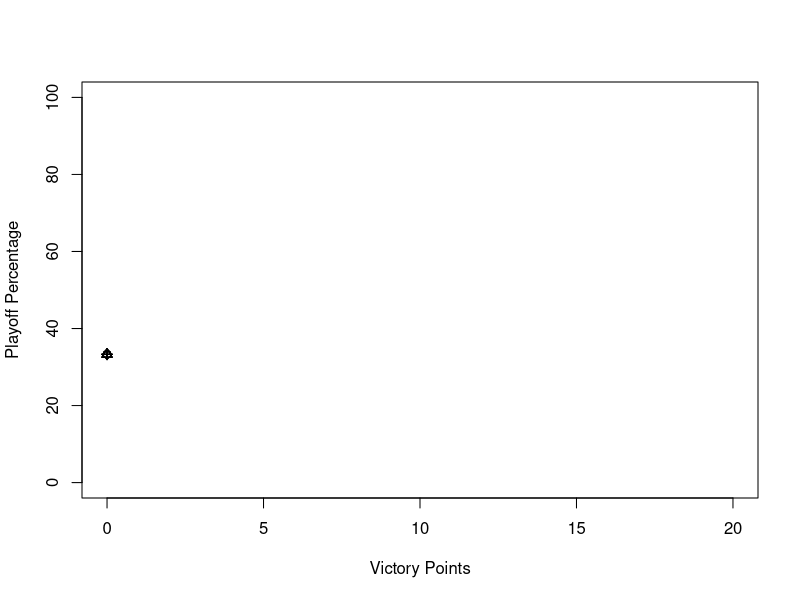

Here is the R script that generated this plot:
## ---- chunk 1
knitr::opts_chunk$set(echo = TRUE)
## ---- chunk 2
everyone=c('Campbell','Chiganos','Jung','Kane','Siordia','Wayne','Farnan','Garcia','Hartigan','Pellikan','Ray','Walsh','Culp','Deuter','Hume','Metzger','Postlethwait','Skiles')
playoff_chance=c(rep(33.3,18))
victory_points=c(0,0,0,0,0,0,0,0,0,0,0,0,0,0,0,0,0,0)
division=c(rep(1,6),rep(2,6),rep(3,6))
total=data.frame(everyone,playoff_chance,victory_points,division)
## ---- chunk 3
plot(total$victory_points,total$playoff_chance,pch=total$division,xlim=c(0,20),ylim=c(0,100),xlab='Victory Points',ylab='Playoff Percentage')
## ---- chunk 4
Batting_Stat=c('H','R','1B','2B','3B','HR','RBI','GWRBI','BB','IBB','K','SAC','SB','CS','GIDP','CYCLE','GSHR',' ',' ')
Batting_Points=c(1,3,1,2,3,4,3,3,1,1,-1,2,1,-1,-4,25,5,' ',' ')
batt=data.frame(Batting_Stat,Batting_Points)
Pitching_Stat=c('IP','H','ER','HR','BB','K','WP','B','Pickoff','QS','CG','SO','No Hitter','Perfect Game','W','L','SV','BS','Hold' )
Pitching_Points=c(3,-.5,-1.5,-2,-.5,1,-1,-1,5,12,20,35,75,100,3,-3,12,-6,10)
pitch=data.frame(Pitching_Stat,Pitching_Points)
Fielding_Stat=c('Put Out','Assist','Outfield Assist','Error','Double Play Turned',rep(' ',14))
Fielding_Points=c(.2,.5,10,-5,2,rep(' ',14))
field=data.frame(Fielding_Stat,Fielding_Points)
all=data.frame(batt,pitch,field)
## ---- chunk 5
knitr::kable(all,col.names=c('Batting Stats','Points','Pitching Stats','Points','Fielding Stats','Points'))
## ---- chunk 6
names=c('TJ Pellikan','Rapha Siordia','Charlie Ray','Anthony Walsh','Brennan Hartigan','Bobby Farnan','Maxx Wayne','Grant Culp','John Postlethwait','Alec Campbell','Alex Garcia','Alec Deuter','Jon Starr','Mike Kane','Brian Metzger','Jackson Spencer','Sam Chiganos','Eric Jung','Aidan Skiles','Joe Hume')
win_percent=round(c(12/17,12/17,13/17,12/17,11/17,11/17,9/17,8/16,8/17,8/17,8/17,7/16,6/17,4/17,3/17,3/17,rep(0,4)),2)
records=c('12-5','12-5','13-4','12-5','11-6','11-6','9-8','8-8-1','8-9','8-9','8-9','7-9-1','6-11','4-13','3-14','3-14',rep('0-0',4))
finish=c(1,2,3,4,5,6,7,8,9,10,11,12,13,14,15,16,rep(0,4))
playoff_percent=round(c(3/3,2/3,1/2,0/2,0/1,0/1,rep(0,14)),2)
playoff_record=c('3-0','2-1','1-1','0-2','0-1','0-1',rep('0-0',14))
top_4=c(1,1,1,1,rep(0,16))
champ_appear=c(1,1,rep(0,18))
champ=c(1,rep(0,19))
best_finish=c(1,2,3,4,5,6,7,8,9,10,11,12,13,14,15,16,rep(0,4))
playoff_appear=c(1,1,1,1,1,1,rep(0,14))
division_titles=c(0,0,1,rep(0,17))
awards=c(6,1,3,1,0,2,5,1,2,1,0,1,3,1,3,0,rep(0,4))
avg_pf=c(5,3,1,2,6,4,8,10,7,12,13,9,16,14,11,15,rep(0,4))
avg_pa=c(14,8,6,9,2,13,11,10,7,15,12,3,16,5,1,4,rep(0,4))
diff=c(41.6,56.9,81.5,62.5,-13.6,57.1,17.8,-12.1,11.8,-5.1,-28.8,-27.7,-42.9,-57.9,-48.2,-93,rep(0,4))
long_win=c(5,4,4,5,3,6,3,3,8,2,3,2,3,1,1,2,rep(0,4))
long_lose=c(1,1,1,2,2,3,22,9,3,3,3,4,4,7,8,rep(0,4))

history=data.frame(cbind(names,finish,best_finish,win_percent,records,playoff_percent,playoff_record,playoff_appear,top_4,champ_appear,champ,division_titles,avg_pf,avg_pa,diff,long_win,long_lose,awards))
## ---- chunk 7
knitr::kable(history,col.names=c('Owner','Average Finish','Best Finish','Win Percentage','Record','Playoff Win Percentage','Playoff Record','Playoff Appearances','Top 4 Finishes','Championship Appearances','Championships','Division Titles','Average Points For Rank','Average Points Against Rank','Average Point Differential','Longest Win Streak','Longest Lose Streak','Awards'))
## ---- chunk 8
names0=c('TJ Pellikan','Rapha Siordia','Charlie Ray','Anthony Walsh','Brennan Hartigan','Bobby Farnan','Maxx Wayne','Grant Culp','John Postlethwait','Alec Campbell','Alex Garcia','Alec Deuter','Jon Starr','Mike Kane','Brian Metzger','Jackson Spencer')
win_percent0=round(c(12/17,12/17,13/17,12/17,11/17,11/17,9/17,8/16,8/17,8/17,8/17,7/16,6/17,4/17,3/17,3/17),2)
records0=c('12-5','12-5','13-4','12-5','11-6','11-6','9-8','8-8-1','8-9','8-9','8-9','7-9-1','6-11','4-13','3-14','3-14')
finish0=c(1,2,3,4,5,6,7,8,9,10,11,12,13,14,15,16)
playoff_percent0=round(c(3/3,2/3,1/2,0/2,0/1,0/1,rep(0,10)),2)
playoff_record0=c('3-0','2-1','1-1','0-2','0-1','0-1',rep('0-0',10))
playoff_appear0=c(rep('Yes',6),rep('No',10))
division_titles0=c('No','No','Everyone Combined',rep('No',13))
awards0=c(6,1,3,1,0,2,5,1,2,1,0,1,3,1,3,0)
avg_pf0=c(8265.75,8843.75,9286.25,8846.25,8098.75,8606,8025.75,7565.75,8087,7374.25,7206,7809.75,6678,7174.25,7526.75,6696)
avg_pa0=c(7559,7877,7900.25,7783,8329.5,7634.5,7723.25,7771.25,7886.75,7461.5,7695,8280.5,7407,8158.25,8346.5,8277)
diff0=c(41.6,56.9,81.5,62.5,-13.6,57.1,17.8,-12.1,11.8,-5.1,-28.8,-27.7,-42.9,-57.9,-48.2,-93)
long_win0=c(5,4,4,5,3,6,3,3,8,2,3,2,3,1,1,2)
long_lose0=c(1,1,1,2,2,3,22,9,3,3,3,4,4,7,8)

twenty_nineteen=data.frame(cbind(finish0,names0,win_percent0,records0,playoff_appear0,playoff_percent0,playoff_record0,division_titles0,avg_pf0,avg_pa0,diff0,long_win0,long_lose0,awards0))
## ---- chunk 9
knitr::kable(twenty_nineteen,col.names=c('Place','Owner','Win Percentage','Record','Playoffs','Playoff Win Percentage','Playoff Record','Division Champ','Points For','Points Against','Point Differential','Longest Win Streak','Longest Lose Streak','Awards'))
